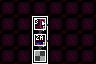

Below is a game level as drawn by its tile map, then a one-line description and the .tmx file that defines it, in full:
An orthogonal 6x4 tile map with 16x16 px tiles, 4 tile layers (Maze Shape, Room Properties, Restrictions, Minimap).

<map version="1.10" tiledversion="1.11.0" orientation="orthogonal" renderorder="right-down" width="6" height="4" tilewidth="16" tileheight="16" infinite="0" nextlayerid="5" nextobjectid="1">
 <properties>
  <property name="max_exit_rooms" type="int" value="0" />
  <property name="min_challenge_rooms" type="int" value="0" />
  <property name="min_exit_rooms" type="int" value="0" />
  <property name="min_shop_rooms" type="int" value="0" />
 </properties>
 <tileset firstgid="1" source="../LayoutTiles.tsx" />
 <layer id="1" name="Maze Shape" width="6" height="4">
  <data encoding="csv">
1,1,1,1,1,1,
1,1,2,1,1,1,
1,1,34,1,1,1,
1,1,50,1,1,1
</data>
 </layer>
 <layer id="2" name="Room Properties" width="6" height="4">
  <data encoding="csv">
5,5,5,5,5,5,
5,5,91,5,5,5,
5,5,77,5,5,5,
5,5,6,5,5,5
</data>
 </layer>
 <layer id="3" name="Restrictions" width="6" height="4">
  <data encoding="csv">
0,0,0,0,0,0,
0,0,16,0,0,0,
0,0,16,0,0,0,
0,0,0,0,0,0
</data>
 </layer>
 <layer id="4" name="Minimap" width="6" height="4">
  <data encoding="csv">
0,0,0,0,0,0,
0,0,14,0,0,0,
0,0,14,0,0,0,
0,0,14,0,0,0
</data>
 </layer>
</map>
